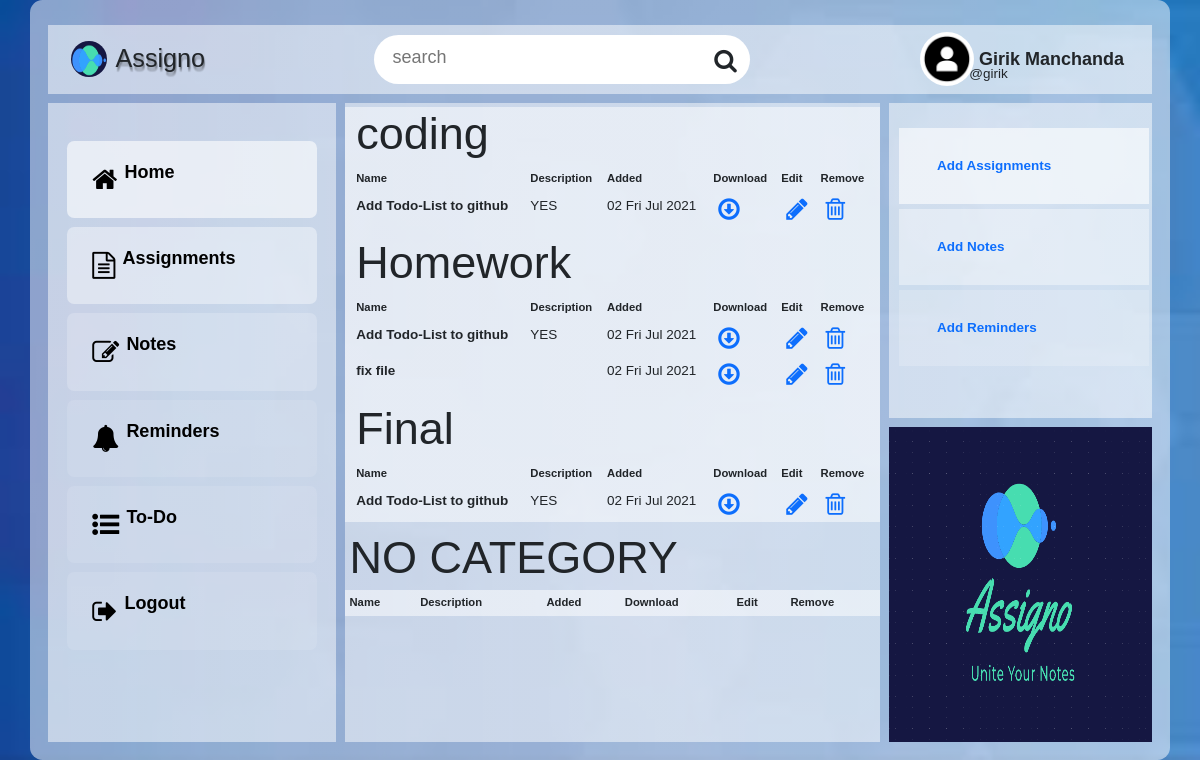
The app's page /dashboard/assignment/list/ (signed in) with its own data.
### dashboard/models.py (models this page shows, shortened)
class user_profile(models.Model):
    user = models.OneToOneField(User, primary_key=True, related_name='profile', on_delete=models.CASCADE)
    name = models.CharField(max_length = 150, blank = True, null = True)
    profile_picture = models.ImageField(upload_to='uploads/profile_pictures', default='uploads/profile_pictures/default.png', blank=True)
    background = models.ImageField(upload_to='uploads/profile_background', default='uploads/profile_background/default.jpg', blank=True)
    GENDER_CHOICES = (
        ('', 'Choose Your Gender'),
        ('Male', 'Male'),
        ('Female', 'Female'),
        ('Rather Not Say', 'Rather Not Say')
    )
    gender = models.CharField(max_length=14, choices=GENDER_CHOICES)
    birth_date = models.DateField(blank = True, null = True)
    location = models.CharField(max_length = 150, blank = True, null = True)

class categories(models.Model):
    user=models.ForeignKey(User, on_delete = models.CASCADE)
    title = models.CharField(max_length = 100)

class assignments(models.Model):
    user = models.ForeignKey(User, on_delete = models.CASCADE)
    assignment = models.FileField(upload_to='uploads/student_assignments', default="uploads/profile_background/default.jpg") # REMEMBER TO REMOVE BLANK AND NULL
    title = models.CharField(max_length=100)
    description = models.TextField(blank=True, null=True)
    timestamp = models.DateTimeField(auto_now_add=True)
    categories = models.ManyToManyField(categories, related_name="assignment_in_category",blank=True)

### dashboard/views.py (the view)
# urls.py: path('dashboard/assignment/list/', views.list_assignments.as_view() , name='assignment-list'),
class list_assignments(LoginRequiredMixin, ListView):
    model = models.assignments
    template_name = 'dashboard/list_assignment.html'
    def get_queryset(self, *args, **kwargs):
        queryset =  super().get_queryset(*args, **kwargs)
        queryset = queryset.filter(user=self.request.user)
        return queryset
    def get_context_data(self, **kwargs):
        context = super().get_context_data(**kwargs)
        context['categories'] = models.categories.objects.filter(user=self.request.user)
        context['assignments_w_o_category'] = self.get_queryset(**kwargs).filter(categories=None)
        return context

### templates/dashboard/list_assignment.html (shortened to what this page needs)
{% extends "base.html" %}
{% load bootstrap4 %}
{% load static %}
{% block dashboard_sections %}
<div class="my_container_for_assignment_list">
    {% include "snippets/navigation.html" %}
    {% include "snippets/sidebar.html" %}
<div class="ass_list">
  <div class="container">
    {% for category in categories  %}
    <h1 class="title">{{ category.title }}</h1>
    <table class="table table-borderless enlarge-text">
      <thead>
        <tr>
          <th scope="col">Name</th>
          <th scope="col">Description</th>
          <th scope="col">Added</th>
          <th scope="col">Download</th>
          <th scope="col">Edit</th>
          <th scope="col">Remove</th>
        </tr>
      </thead>
      <tbody>
        {% for item in category.assignment_in_category.all %}
        <tr>
          <th class="basic">{{ item.title }}</th>
          <td class="basic">{{ item.description }}</td>
          <td class="basic">{{ item.timestamp|date:"d D M Y" }}</td>
          <td><a href="{{ item.assignment.url }}" download><i class="fa fa-arrow-circle-o-down enlarge-symbol enlarge-symbol"></i></a></td>
          <td><a href="{% url 'dashboard:assignment-update' pk=item.pk %}"><i class="fa fa-pencil enlarge-symbol"></i></a></td>
          <td><a href="{% url 'dashboard:assignment-delete' pk=item.pk %}"><i class="fa fa-trash-o enlarge-symbol"></i></a></td>
        </tr>
        {% endfor %}
      </tbody>
    </table>
    {% endfor %}
  </div>
  <h1 class="title">NO CATEGORY</h1>
  <div>
    <table class="table table-borderless enlarge-text">
      <thead>
        <tr>
          <th scope="col">Name</th>
          <th scope="col">Description</th>
          <th scope="col">Added</th>
          <th scope="col">Download</th>
          <th scope="col">Edit</th>
          <th scope="col">Remove</th>
        </tr>
      </thead>
    </table>
  </div>
</div>
<div class="home-logo">
  <img class="home-logo-image" src="{% static 'images/logo/logo.png' %}" alt="">
</div>
<div class="right-panel">
  <ul>
      <li>
          <a href="{% url 'dashboard:assignment-create' %}">Add Assignments</a>
      </li>
      <li>
          <a href="{% url 'dashboard:notes-create' %}">Add Notes</a>
      </li>
      <li>
          <a href="{% url 'dashboard:reminders-create' %}">Add Reminders</a>
      </li>
  </ul>
</div>
</div>
{% endblock dashboard_sections %}

### templates/snippets/navigation.html
{% load static %}
<div class="navbar">
    <div class="navbar_logo">
        <img src="{% static 'images/logo/logo_rotator.png' %}" width="50" alt="">
        <span class="navbar_logo_name">Assigno</span>
    </div>
    <div class="searchbar">
        <form action="#">
            <input type="text" placeholder="search" name="q">
            <i class="fa fa-search"></i>
        </form>
    </div>
    <div class="nav_item">
    <div class="account_div">
        <img src="{{ user.profile.profile_picture.url }}"  class="round_image" width="54" alt="">
        <span class="account_username">@{{ user.username }}</span>
        <span class="account_name">{{ user.profile.name }}</span>
    </div>
</div>
</div>

### static_in_venv/css/toolkits/toolkit.css (style rules this page uses)
.round_image { border-radius: 100%; }
.title { font-size: 5rem; margin: .5rem; }
.enlarge-symbol { font-size: 25px; margin:1px; margin-left:5px; }
.basic { padding: .5rem; font-size: 1.5rem; }

### static_in_venv/css/toolkits/table.css (style rules this page uses)
.right-panel ul { position: relative; width: 270px; margin: 10px auto 0; padding: 10px; box-sizing: border-box; }
.right-panel ul li { display: flex; background: rgba(255, 255, 255, .1); padding:10px 20px; color:#fff; margin: 5px 0; transition: 0.5s; }
.right-panel ul li:nth-child(1) { background: rgba(255, 255, 255,.6); }
.right-panel ul li:nth-child(2) { background: rgba(255, 255, 255,.4); }
.right-panel ul li:nth-child(3) { background: rgba(255, 255, 255,.2); }
.right-panel ul li a { text-decoration: none; font-size:1.5rem; font-weight: bold; padding: 1rem; margin:1rem; }

### static_in_venv/css/Dashboard.css (style rules this page uses)
* { padding:0; margin:0; list-style:none; text-decoration: none; font-family:sans-serif; }
html { font-size: 9px; }
body { display:flex; justify-content:center; align-items: center; }
.enlarge-text { font-size: 1.25rem; }
.navbar { grid-area: navbar; }
.home-logo { grid-area: home-logo; }
.home-logo-image { height: 35rem; width: 100%; }
.right-panel { grid-area: right-panel; overflow: auto; }
.navbar div { background: none; }
.navbar .searchbar { position: relative; }
.navbar .searchbar input { padding: 1rem 14rem 1.5rem 2rem; border: none; font-size: 2rem; outline: none; border-radius: 3rem; transition:0.7s; }
.navbar .searchbar .fa { position: absolute; font-size: 2.7rem; top:1.5rem; right: 1.5rem; }
.navbar .nav_item .account_div { position: relative; display: flex; align-items: center; }
.navbar .nav_item .account_div img { border-radius: 50%; }
.navbar .nav_item .account_div .account_name { text-transform: capitalize; margin:0 .6rem; font-size:2rem; font-weight: 700; }
.navbar .nav_item .account_div .account_username { position: absolute; top:3.5rem; left:5.5rem; font-size: 1.5rem; }
.my_container_for_assignment_list { display: grid; grid-template-columns:0.6fr 1fr 1fr 1fr; grid-template-rows:0.2fr 0.2fr 0.4fr 0.6fr 0.3fr; grid-template-areas:"navbar navbar navbar navbar" "sidebar ass_list ass_list right-panel" "sidebar ass_list ass_list right-panel" "sidebar ass_list ass_list right-panel" "sidebar ass_list ass_list home-logo"; grid-gap: 1rem; padding: 2rem; border-radius: 1em; width: 95%; height: 95vh; background: linear-gradient(to top right,rgba(255,255,255,.5),rgba(255,255,255,.5)); border-radius: 1.4rem; }
.ass_list { grid-area: ass_list; overflow: scroll; }
.my_container_for_assignment_list div { background: linear-gradient(to top right,rgba(255,255,255,.5),rgba(255,255,255,.5)); }
.my_container_for_assignment_list .navbar { display:flex; justify-content:space-between; align-items:center; padding: .8rem 2.5rem; margin-top: .8rem; }
.my_container_for_assignment_list .navbar_logo { display:flex; align-items:center; }
.my_container_for_assignment_list .navbar_logo .navbar_logo_name { font-size: 2.8rem; margin-left: 1rem; text-shadow: 1px 1px 1px rgba(16, 16, 16, .1), 1px 2px 1px rgba(16, 16, 16, .1), 1px 3px 1px rgba(16, 16, 16, .1), 1px 4px 1px rgba(16, 16, 16, .1), 1px 5px 1px rgba(16, 16, 16, .1); }
.my_container_for_assignment_list .navbar_logo img { width: 4em; height: 4em; border-radius:100%; animation: rotate 7s linear infinite; }
.my_container_for_assignment_list .navbar div { background:none; }

### records on screen
categories: title "coding"
assignments: title "Add Todo-List to github", description "YES", timestamp "02 Fri Jul 2021"
categories: title "Homework"
assignments: title "fix file", timestamp "02 Fri Jul 2021"
categories: title "Final"

### other values on screen
{{ user.username }} "girik"
{{ user.profile.name }} "Girik Manchanda"
